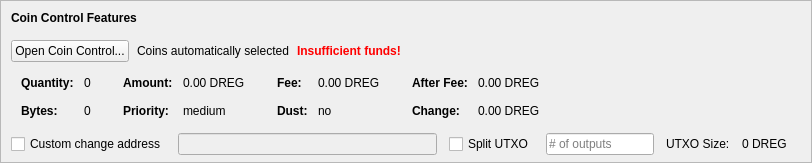
    <widget class="QFrame" name="frameCoinControl">
     <property name="sizePolicy">
      <sizepolicy hsizetype="Expanding" vsizetype="Expanding">
       <horstretch>0</horstretch>
       <verstretch>0</verstretch>
      </sizepolicy>
     </property>
     <property name="maximumSize">
      <size>
       <width>16777215</width>
       <height>16777215</height>
      </size>
     </property>
     <property name="frameShape">
      <enum>QFrame::StyledPanel</enum>
     </property>
     <property name="frameShadow">
      <enum>QFrame::Sunken</enum>
     </property>
     <layout class="QVBoxLayout" name="verticalLayoutCoinControl2">
      <property name="spacing">
       <number>0</number>
      </property>
      <property name="leftMargin">
       <number>0</number>
      </property>
      <property name="topMargin">
       <number>0</number>
      </property>
      <property name="rightMargin">
       <number>0</number>
      </property>
      <property name="bottomMargin">
       <number>6</number>
      </property>
      <item>
       <layout class="QVBoxLayout" name="verticalLayoutCoinControl" stretch="0,0,0,0,1">
        <property name="spacing">
         <number>0</number>
        </property>
        <property name="leftMargin">
         <number>10</number>
        </property>
        <property name="topMargin">
         <number>10</number>
        </property>
        <item>
         <layout class="QHBoxLayout" name="horizontalLayoutCoinControl1">
          <property name="bottomMargin">
           <number>15</number>
          </property>
          <item>
           <widget class="QLabel" name="labelCoinControlFeatures">
            <property name="sizePolicy">
             <sizepolicy hsizetype="Preferred" vsizetype="Maximum">
              <horstretch>0</horstretch>
              <verstretch>0</verstretch>
             </sizepolicy>
            </property>
            <property name="font">
             <font>
              <weight>75</weight>
              <bold>true</bold>
             </font>
            </property>
            <property name="styleSheet">
             <string notr="true">font-weight:bold;</string>
            </property>
            <property name="text">
             <string>Coin Control Features</string>
            </property>
           </widget>
          </item>
         </layout>
        </item>
        <item>
         <layout class="QHBoxLayout" name="horizontalLayoutCoinControl2" stretch="0,0,0,0">
          <property name="spacing">
           <number>8</number>
          </property>
          <property name="bottomMargin">
           <number>10</number>
          </property>
          <item>
           <widget class="QPushButton" name="pushButtonCoinControl">
            <property name="styleSheet">
             <string notr="true"/>
            </property>
            <property name="text">
             <string>Open Coin Control...</string>
            </property>
            <property name="autoDefault">
             <bool>false</bool>
            </property>
           </widget>
          </item>
          <item>
           <widget class="QLabel" name="labelCoinControlAutomaticallySelected">
            <property name="text">
             <string>Coins automatically selected</string>
            </property>
            <property name="margin">
             <number>5</number>
            </property>
           </widget>
          </item>
          <item>
           <widget class="QLabel" name="labelCoinControlInsuffFunds">
            <property name="font">
             <font>
              <weight>75</weight>
              <bold>true</bold>
             </font>
            </property>
            <property name="styleSheet">
             <string notr="true">color:red;font-weight:bold;</string>
            </property>
            <property name="text">
             <string>Insufficient funds!</string>
            </property>
            <property name="margin">
             <number>5</number>
            </property>
           </widget>
          </item>
          <item>
           <spacer name="horizontalSpacerCoinControl">
            <property name="orientation">
             <enum>Qt::Horizontal</enum>
            </property>
            <property name="sizeHint" stdset="0">
             <size>
              <width>40</width>
              <height>1</height>
             </size>
            </property>
           </spacer>
          </item>
         </layout>
        </item>
        <item>
         <widget class="QWidget" name="widgetCoinControl" native="true">
          <property name="sizePolicy">
           <sizepolicy hsizetype="Preferred" vsizetype="Preferred">
            <horstretch>0</horstretch>
            <verstretch>0</verstretch>
           </sizepolicy>
          </property>
          <property name="minimumSize">
           <size>
            <width>0</width>
            <height>0</height>
           </size>
          </property>
          <property name="styleSheet">
           <string notr="true"/>
          </property>
          <layout class="QHBoxLayout" name="horizontalLayoutCoinControl5">
           <property name="leftMargin">
            <number>0</number>
           </property>
           <property name="topMargin">
            <number>0</number>
           </property>
           <property name="rightMargin">
            <number>0</number>
           </property>
           <property name="bottomMargin">
            <number>0</number>
           </property>
           <item>
            <layout class="QHBoxLayout" name="horizontalLayoutCoinControl3" stretch="0,0,0,1">
             <property name="spacing">
              <number>20</number>
             </property>
             <property name="topMargin">
              <number>0</number>
             </property>
             <property name="bottomMargin">
              <number>10</number>
             </property>
             <item>
              <layout class="QFormLayout" name="formLayoutCoinControl1">
               <property name="horizontalSpacing">
                <number>10</number>
               </property>
               <property name="verticalSpacing">
                <number>14</number>
               </property>
               <property name="leftMargin">
                <number>10</number>
               </property>
               <property name="topMargin">
                <number>4</number>
               </property>
               <property name="rightMargin">
                <number>6</number>
               </property>
               <item row="0" column="0">
                <widget class="QLabel" name="labelCoinControlQuantityText">
                 <property name="font">
                  <font>
                   <weight>75</weight>
                   <bold>true</bold>
                  </font>
                 </property>
                 <property name="text">
                  <string>Quantity:</string>
                 </property>
                 <property name="margin">
                  <number>0</number>
                 </property>
                </widget>
               </item>
               <item row="0" column="1">
                <widget class="QLabel" name="labelCoinControlQuantity">
                 <property name="cursor">
                  <cursorShape>IBeamCursor</cursorShape>
                 </property>
                 <property name="contextMenuPolicy">
                  <enum>Qt::ActionsContextMenu</enum>
                 </property>
                 <property name="text">
                  <string notr="true">0</string>
                 </property>
                 <property name="margin">
                  <number>0</number>
                 </property>
                 <property name="textInteractionFlags">
                  <set>Qt::LinksAccessibleByMouse|Qt::TextSelectableByKeyboard|Qt::TextSelectableByMouse</set>
                 </property>
                </widget>
               </item>
               <item row="1" column="0">
                <widget class="QLabel" name="labelCoinControlBytesText">
                 <property name="font">
                  <font>
                   <weight>75</weight>
                   <bold>true</bold>
                  </font>
                 </property>
                 <property name="text">
                  <string>Bytes:</string>
                 </property>
                </widget>
               </item>
               <item row="1" column="1">
                <widget class="QLabel" name="labelCoinControlBytes">
                 <property name="cursor">
                  <cursorShape>IBeamCursor</cursorShape>
                 </property>
                 <property name="contextMenuPolicy">
                  <enum>Qt::ActionsContextMenu</enum>
                 </property>
                 <property name="text">
                  <string notr="true">0</string>
                 </property>
                 <property name="textInteractionFlags">
                  <set>Qt::LinksAccessibleByMouse|Qt::TextSelectableByKeyboard|Qt::TextSelectableByMouse</set>
                 </property>
                </widget>
               </item>
              </layout>
             </item>
             <item>
              <layout class="QFormLayout" name="formLayoutCoinControl2">
               <property name="horizontalSpacing">
                <number>10</number>
               </property>
               <property name="verticalSpacing">
                <number>14</number>
               </property>
               <property name="leftMargin">
                <number>6</number>
               </property>
               <property name="topMargin">
                <number>4</number>
               </property>
               <property name="rightMargin">
                <number>6</number>
               </property>
               <item row="0" column="0">
                <widget class="QLabel" name="labelCoinControlAmountText">
                 <property name="font">
                  <font>
                   <weight>75</weight>
                   <bold>true</bold>
                  </font>
                 </property>
                 <property name="text">
                  <string>Amount:</string>
                 </property>
                 <property name="margin">
                  <number>0</number>
                 </property>
                </widget>
               </item>
               <item row="0" column="1">
                <widget class="QLabel" name="labelCoinControlAmount">
                 <property name="cursor">
                  <cursorShape>IBeamCursor</cursorShape>
                 </property>
                 <property name="contextMenuPolicy">
                  <enum>Qt::ActionsContextMenu</enum>
                 </property>
                 <property name="text">
                  <string notr="true">0.00 DREG</string>
                 </property>
                 <property name="textInteractionFlags">
                  <set>Qt::LinksAccessibleByMouse|Qt::TextSelectableByKeyboard|Qt::TextSelectableByMouse</set>
                 </property>
                </widget>
               </item>
               <item row="1" column="0">
                <widget class="QLabel" name="labelCoinControlPriorityText">
                 <property name="font">
                  <font>
                   <weight>75</weight>
                   <bold>true</bold>
                  </font>
                 </property>
                 <property name="text">
                  <string>Priority:</string>
                 </property>
                </widget>
               </item>
               <item row="1" column="1">
                <widget class="QLabel" name="labelCoinControlPriority">
                 <property name="cursor">
                  <cursorShape>IBeamCursor</cursorShape>
                 </property>
                 <property name="contextMenuPolicy">
                  <enum>Qt::ActionsContextMenu</enum>
                 </property>
                 <property name="text">
                  <string>medium</string>
                 </property>
                 <property name="textInteractionFlags">
                  <set>Qt::LinksAccessibleByMouse|Qt::TextSelectableByKeyboard|Qt::TextSelectableByMouse</set>
                 </property>
                </widget>
               </item>
              </layout>
             </item>
             <item>
              <layout class="QFormLayout" name="formLayoutCoinControl3">
               <property name="horizontalSpacing">
                <number>10</number>
               </property>
               <property name="verticalSpacing">
                <number>14</number>
               </property>
               <property name="leftMargin">
                <number>6</number>
               </property>
               <property name="topMargin">
                <number>4</number>
               </property>
               <property name="rightMargin">
                <number>6</number>
               </property>
               <item row="0" column="0">
                <widget class="QLabel" name="labelCoinControlFeeText">
                 <property name="font">
                  <font>
                   <weight>75</weight>
                   <bold>true</bold>
                  </font>
                 </property>
                 <property name="text">
                  <string>Fee:</string>
                 </property>
                 <property name="margin">
                  <number>0</number>
                 </property>
                </widget>
               </item>
               <item row="0" column="1">
                <widget class="QLabel" name="labelCoinControlFee">
                 <property name="cursor">
                  <cursorShape>IBeamCursor</cursorShape>
                 </property>
                 <property name="contextMenuPolicy">
                  <enum>Qt::ActionsContextMenu</enum>
                 </property>
                 <property name="text">
                  <string notr="true">0.00 DREG</string>
                 </property>
                 <property name="textInteractionFlags">
                  <set>Qt::LinksAccessibleByMouse|Qt::TextSelectableByKeyboard|Qt::TextSelectableByMouse</set>
                 </property>
                </widget>
               </item>
               <item row="1" column="0">
                <widget class="QLabel" name="labelCoinControlLowOutputText">
                 <property name="font">
                  <font>
                   <weight>75</weight>
                   <bold>true</bold>
                  </font>
                 </property>
                 <property name="text">
                  <string>Dust:</string>
                 </property>
                </widget>
               </item>
               <item row="1" column="1">
                <widget class="QLabel" name="labelCoinControlLowOutput">
                 <property name="cursor">
                  <cursorShape>IBeamCursor</cursorShape>
                 </property>
                 <property name="contextMenuPolicy">
                  <enum>Qt::ActionsContextMenu</enum>
                 </property>
                 <property name="text">
                  <string>no</string>
                 </property>
                 <property name="textInteractionFlags">
                  <set>Qt::LinksAccessibleByMouse|Qt::TextSelectableByKeyboard|Qt::TextSelectableByMouse</set>
                 </property>
                </widget>
               </item>
              </layout>
             </item>
             <item>
              <layout class="QFormLayout" name="formLayoutCoinControl4">
               <property name="horizontalSpacing">
                <number>10</number>
               </property>
               <property name="verticalSpacing">
                <number>14</number>
               </property>
               <property name="leftMargin">
                <number>6</number>
               </property>
               <property name="topMargin">
                <number>4</number>
               </property>
               <property name="rightMargin">
                <number>6</number>
               </property>
               <item row="0" column="0">
                <widget class="QLabel" name="labelCoinControlAfterFeeText">
                 <property name="font">
                  <font>
                   <weight>75</weight>
                   <bold>true</bold>
                  </font>
                 </property>
                 <property name="text">
                  <string>After Fee:</string>
                 </property>
                 <property name="margin">
                  <number>0</number>
                 </property>
                </widget>
               </item>
               <item row="0" column="1">
                <widget class="QLabel" name="labelCoinControlAfterFee">
                 <property name="cursor">
                  <cursorShape>IBeamCursor</cursorShape>
                 </property>
                 <property name="contextMenuPolicy">
                  <enum>Qt::ActionsContextMenu</enum>
                 </property>
                 <property name="text">
                  <string notr="true">0.00 DREG</string>
                 </property>
                 <property name="textInteractionFlags">
                  <set>Qt::LinksAccessibleByMouse|Qt::TextSelectableByKeyboard|Qt::TextSelectableByMouse</set>
                 </property>
                </widget>
               </item>
               <item row="1" column="0">
                <widget class="QLabel" name="labelCoinControlChangeText">
                 <property name="font">
                  <font>
                   <weight>75</weight>
                   <bold>true</bold>
                  </font>
                 </property>
                 <property name="text">
                  <string>Change:</string>
                 </property>
                </widget>
               </item>
               <item row="1" column="1">
                <widget class="QLabel" name="labelCoinControlChange">
                 <property name="cursor">
                  <cursorShape>IBeamCursor</cursorShape>
                 </property>
                 <property name="contextMenuPolicy">
                  <enum>Qt::ActionsContextMenu</enum>
                 </property>
                 <property name="text">
                  <string notr="true">0.00 DREG</string>
                 </property>
                 <property name="textInteractionFlags">
                  <set>Qt::LinksAccessibleByMouse|Qt::TextSelectableByKeyboard|Qt::TextSelectableByMouse</set>
                 </property>
                </widget>
               </item>
              </layout>
             </item>
            </layout>
           </item>
          </layout>
         </widget>
        </item>
        <item>
         <layout class="QHBoxLayout" name="horizontalLayoutCoinControl4" stretch="0,0,0,0,0,0,0">
          <property name="spacing">
           <number>12</number>
          </property>
          <property name="sizeConstraint">
           <enum>QLayout::SetDefaultConstraint</enum>
          </property>
          <property name="topMargin">
           <number>5</number>
          </property>
          <property name="rightMargin">
           <number>5</number>
          </property>
          <item>
           <widget class="QCheckBox" name="checkBoxCoinControlChange">
            <property name="toolTip">
             <string>If this is activated, but the change address is empty or invalid, change will be sent to a newly generated address.</string>
            </property>
            <property name="text">
             <string>Custom change address</string>
            </property>
           </widget>
          </item>
          <item>
           <widget class="QValidatedLineEdit" name="lineEditCoinControlChange">
            <property name="enabled">
             <bool>false</bool>
            </property>
            <property name="sizePolicy">
             <sizepolicy hsizetype="Expanding" vsizetype="Fixed">
              <horstretch>0</horstretch>
              <verstretch>0</verstretch>
             </sizepolicy>
            </property>
           </widget>
          </item>
          <item>
           <widget class="QCheckBox" name="splitBlockCheckBox">
            <property name="text">
             <string>Split UTXO</string>
            </property>
           </widget>
          </item>
          <item>
           <widget class="QLineEdit" name="splitBlockLineEdit">
            <property name="sizePolicy">
             <sizepolicy hsizetype="Fixed" vsizetype="Fixed">
              <horstretch>50</horstretch>
              <verstretch>0</verstretch>
             </sizepolicy>
            </property>
            <property name="placeholderText">
             <string># of outputs</string>
            </property>
           </widget>
          </item>
          <item>
           <widget class="QLabel" name="labelBlockSizeText">
            <property name="text">
             <string>UTXO Size:</string>
            </property>
           </widget>
          </item>
          <item>
           <widget class="QLabel" name="labelBlockSize">
            <property name="text">
             <string>0 DREG</string>
            </property>
           </widget>
          </item>
          <item>
           <widget class="QLabel" name="labelCoinControlChangeLabel">
            <property name="sizePolicy">
             <sizepolicy hsizetype="Preferred" vsizetype="Expanding">
              <horstretch>0</horstretch>
              <verstretch>0</verstretch>
             </sizepolicy>
            </property>
            <property name="minimumSize">
             <size>
              <width>0</width>
              <height>0</height>
             </size>
            </property>
            <property name="text">
             <string/>
            </property>
            <property name="margin">
             <number>3</number>
            </property>
           </widget>
          </item>
         </layout>
        </item>
        <item>
         <spacer name="verticalSpacerCoinControl">
          <property name="orientation">
           <enum>Qt::Vertical</enum>
          </property>
          <property name="sizeHint" stdset="0">
           <size>
            <width>800</width>
            <height>1</height>
           </size>
          </property>
         </spacer>
        </item>
       </layout>
      </item>
     </layout>
    </widget>
